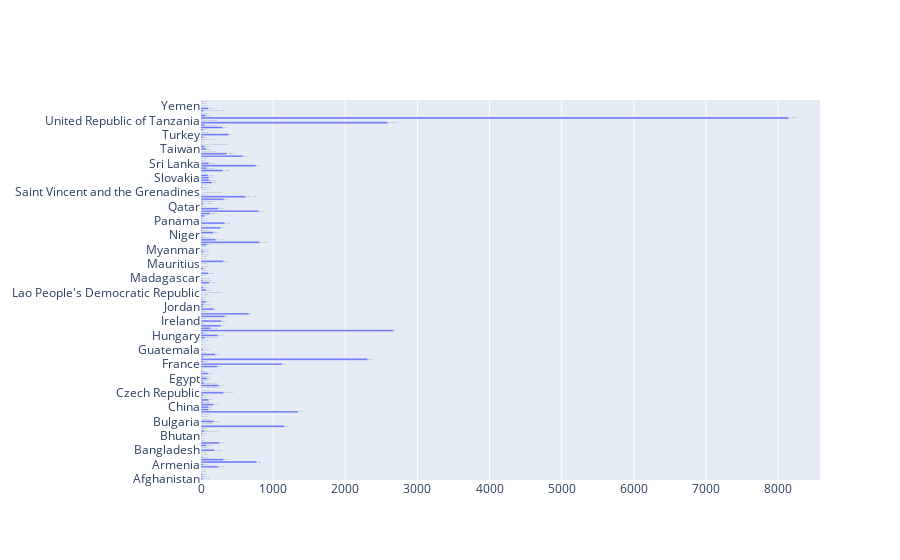

The cell this chart's notebook holds for it:
### Markdown cell above
19107 yearly salary information, 14680 Monthly and 969 Weekly

### Code cell
plot_distribution(df, 'Country', 2020, 'index').show()

### Figure 1 — Plotly figure (JSON) as saved in the notebook; plotly's stock layout.template omitted (floating-point values rounded to 4 significant figures; data arrays with more than 128 entries replaced by an {"elided": "..."} marker saying what was removed)
{"data": [{"orientation": "h", "text": {"elided": "159 str values"}, "type": "bar", "x": {"elided": "159 int values"}, "y": {"elided": "159 str values"}}], "layout": {}}
